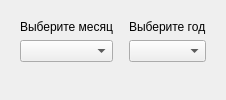
          <widget class="QWidget" name="pageSchedule">
           <layout class="QGridLayout" name="gridLayout_20">
            <item row="0" column="0">
             <widget class="QWidget" name="widget_14" native="true">
              <layout class="QGridLayout" name="gridLayout_4">
               <property name="leftMargin">
                <number>0</number>
               </property>
               <property name="topMargin">
                <number>0</number>
               </property>
               <property name="rightMargin">
                <number>0</number>
               </property>
               <property name="bottomMargin">
                <number>0</number>
               </property>
               <property name="spacing">
                <number>0</number>
               </property>
               <item row="0" column="0" colspan="2">
                <widget class="QWidget" name="widget_15" native="true">
                 <property name="sizePolicy">
                  <sizepolicy hsizetype="Fixed" vsizetype="Fixed">
                   <horstretch>0</horstretch>
                   <verstretch>0</verstretch>
                  </sizepolicy>
                 </property>
                 <layout class="QGridLayout" name="gridLayout_21">
                  <item row="0" column="0">
                   <widget class="QLabel" name="label_18">
                    <property name="sizePolicy">
                     <sizepolicy hsizetype="Fixed" vsizetype="Fixed">
                      <horstretch>0</horstretch>
                      <verstretch>0</verstretch>
                     </sizepolicy>
                    </property>
                    <property name="text">
                     <string>Выберите месяц</string>
                    </property>
                   </widget>
                  </item>
                  <item row="1" column="0">
                   <widget class="QComboBox" name="comboBoxMonth">
                    <property name="sizePolicy">
                     <sizepolicy hsizetype="Preferred" vsizetype="Preferred">
                      <horstretch>0</horstretch>
                      <verstretch>0</verstretch>
                     </sizepolicy>
                    </property>
                    <property name="minimumSize">
                     <size>
                      <width>0</width>
                      <height>0</height>
                     </size>
                    </property>
                    <property name="maximumSize">
                     <size>
                      <width>540</width>
                      <height>16777215</height>
                     </size>
                    </property>
                   </widget>
                  </item>
                  <item row="1" column="2">
                   <widget class="QComboBox" name="comboBoxYear">
                    <property name="sizePolicy">
                     <sizepolicy hsizetype="Preferred" vsizetype="Preferred">
                      <horstretch>0</horstretch>
                      <verstretch>0</verstretch>
                     </sizepolicy>
                    </property>
                    <property name="minimumSize">
                     <size>
                      <width>0</width>
                      <height>0</height>
                     </size>
                    </property>
                    <property name="maximumSize">
                     <size>
                      <width>540</width>
                      <height>16777215</height>
                     </size>
                    </property>
                   </widget>
                  </item>
                  <item row="0" column="2">
                   <widget class="QLabel" name="label_21">
                    <property name="sizePolicy">
                     <sizepolicy hsizetype="Fixed" vsizetype="Fixed">
                      <horstretch>0</horstretch>
                      <verstretch>0</verstretch>
                     </sizepolicy>
                    </property>
                    <property name="text">
                     <string>Выберите год</string>
                    </property>
                   </widget>
                  </item>
                  <item row="1" column="1">
                   <spacer name="horizontalSpacer_24">
                    <property name="orientation">
                     <enum>Qt::Horizontal</enum>
                    </property>
                    <property name="sizeType">
                     <enum>QSizePolicy::Fixed</enum>
                    </property>
                    <property name="sizeHint" stdset="0">
                     <size>
                      <width>10</width>
                      <height>20</height>
                     </size>
                    </property>
                   </spacer>
                  </item>
                 </layout>
                </widget>
               </item>
               <item row="1" column="0" colspan="2">
                <widget class="QWidget" name="widgetCalender" native="true">
                 <property name="sizePolicy">
                  <sizepolicy hsizetype="Preferred" vsizetype="Preferred">
                   <horstretch>0</horstretch>
                   <verstretch>0</verstretch>
                  </sizepolicy>
                 </property>
                 <layout class="QGridLayout" name="gridLayout_22">
                  <property name="leftMargin">
                   <number>0</number>
                  </property>
                  <property name="topMargin">
                   <number>0</number>
                  </property>
                  <property name="rightMargin">
                   <number>0</number>
                  </property>
                  <property name="bottomMargin">
                   <number>0</number>
                  </property>
                  <property name="spacing">
                   <number>0</number>
                  </property>
                 </layout>
                </widget>
               </item>
              </layout>
             </widget>
            </item>
           </layout>
          </widget>
